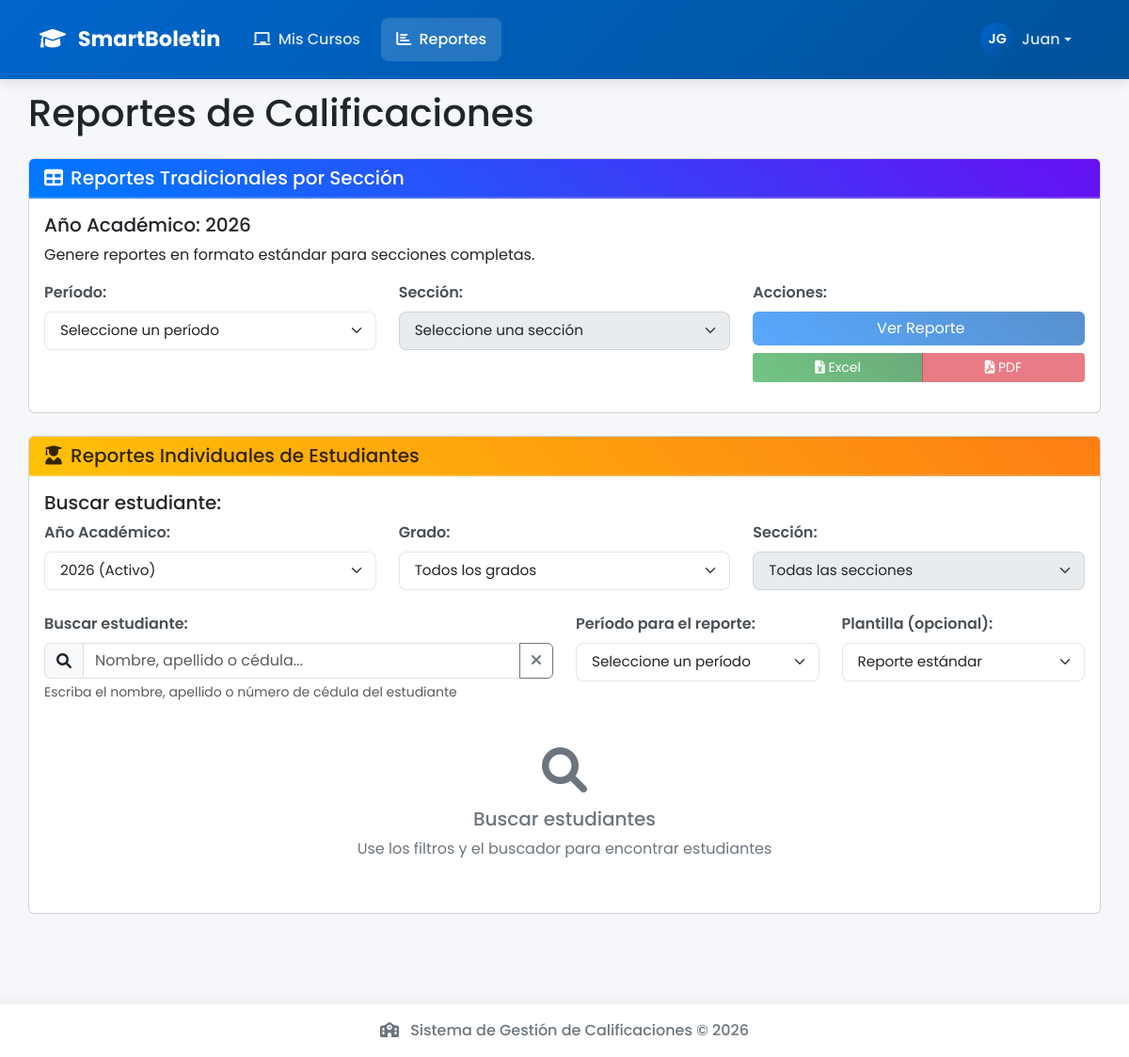
/reports/ (signed in), run on the app's committed database.
### app/models/users.py (models this page shows, shortened)
class User(UserMixin, db.Model):
    __tablename__ = 'users'
    id = db.Column(db.Integer, primary_key=True)
    identification_number = db.Column(db.String(20), index=True, unique=True, nullable=True)  # Cédula
    username = db.Column(db.String(64), index=True, unique=True, nullable=True)  # Ahora puede ser nulo
    email = db.Column(db.String(120), index=True, unique=True, nullable=False)
    password_hash = db.Column(db.String(128), nullable=True)  # Puede ser nulo inicialmente
    first_name = db.Column(db.String(64), nullable=False)
    last_name = db.Column(db.String(64), nullable=False)
    role = db.Column(db.String(20), nullable=False, default='teacher')
    is_active = db.Column(db.Boolean, default=True)
    is_registered = db.Column(db.Boolean, default=False)  # Indica si el usuario ha completado su registro
    created_at = db.Column(db.DateTime, default=datetime.utcnow)
    last_login = db.Column(db.DateTime, nullable=True)
    teacher_profile = db.relationship('Teacher', backref='user', uselist=False, cascade='all, delete-orphan')
    admin_profile = db.relationship('Admin', backref='user', uselist=False, cascade='all, delete-orphan')
    def is_admin(self):
        return self.role == 'admin'
    def is_teacher(self):
        return self.role == 'teacher'

### app/models/academic.py (models this page shows, shortened)
class AcademicYear(db.Model):
    __tablename__ = 'academic_years'
    id = db.Column(db.Integer, primary_key=True)
    name = db.Column(db.String(64), nullable=False)
    start_date = db.Column(db.Date, nullable=False)
    end_date = db.Column(db.Date, nullable=False)
    is_active = db.Column(db.Boolean, default=False)
    created_at = db.Column(db.DateTime, default=datetime.utcnow)
    periods = db.relationship('Period', backref='academic_year', lazy='dynamic', cascade='all, delete-orphan')
    teacher_assignments = db.relationship('TeacherAssignment', backref='academic_year', lazy='dynamic', cascade='all, delete-orphan')

### app/routes/reports.py (the view, shortened to what this page needs)
@reports.route('/')
@login_required
def index():
    active_year = AcademicYear.query.filter_by(is_active=True).first()
    periods = active_year.periods.order_by(Period.start_date).all()
    sections = Section.query.join(Grade).order_by(Grade.name, Section.name).all()
    academic_years = AcademicYear.query.order_by(AcademicYear.start_date.desc()).all()
    grades = Grade.query.order_by(Grade.name).all()
    templates = ExcelTemplate.query.filter_by(is_active=True).order_by(ExcelTemplate.name).all()
    return render_template('reports/index.html',
                         active_year=active_year,
                         periods=periods,
                         sections=sections,
                         academic_years=academic_years,
                         grades=grades,
                         templates=templates)  # NUEVO

### app/templates/reports/index.html (shortened to what this page needs)
{% extends "base.html" %}
{% block content %}
<h1 class="mb-4">Reportes de Calificaciones</h1>
{% if active_year %}
    <div class="card mb-4">
        <div class="card-header bg-primary text-white">
            <h5 class="mb-0">
                <i class="fas fa-table me-2"></i>Reportes Tradicionales por Sección
            </h5>
        </div>
        <div class="card-body">
            <h5 class="card-title">Año Académico: {{ active_year.name }}</h5>
            <p class="card-text">Genere reportes en formato estándar para secciones completas.</p>
            <div class="row">
                <div class="col-md-4">
                    <div class="mb-3">
                        <label class="form-label">Período:</label>
                        <select id="period-select" class="form-select">
                            <option value="">Seleccione un período</option>
                        </select>
                    </div>
                </div>
                <div class="col-md-4">
                    <div class="mb-3">
                        <label class="form-label">Sección:</label>
                        <select id="section-select" class="form-select" disabled>
                            <option value="">Seleccione una sección</option>
                        </select>
                    </div>
                </div>
                <div class="col-md-4">
                    <div class="mb-3">
                        <label class="form-label">Acciones:</label>
                        <div class="d-grid gap-2">
                            <button id="view-report-btn" class="btn btn-primary" disabled>
                                 Ver Reporte
                            </button>
                            <div class="btn-group" role="group">
                                <button id="export-excel-btn" class="btn btn-success btn-sm" disabled>
                                    <i class="fas fa-file-excel"></i> Excel
                                </button>
                                <button id="export-pdf-btn" class="btn btn-danger btn-sm" disabled>
                                    <i class="fas fa-file-pdf"></i> PDF
                                </button>
                            </div>
                        </div>
                    </div>
                </div>
            </div>
        </div>
    </div>
    <div class="card">
        <div class="card-header bg-warning text-dark">
            <h5 class="mb-0">
                <i class="fas fa-user-graduate me-2"></i>Reportes Individuales de Estudiantes
            </h5>
        </div>
        <div class="card-body">
            <h5 class="card-title">Buscar estudiante:</h5>
            <div class="row mb-4">
                <div class="col-md-4">
                    <label class="form-label">Año Académico:</label>
                    <select id="student-year-select" class="form-select">
                        {% for year in academic_years %}
                            <option value="{{ year.id }}" {% if year.is_active %}selected{% endif %}>
                                {{ year.name }} {% if year.is_active %}(Activo){% endif %}
                            </option>
                        {% endfor %}
                    </select>
                </div>
                <div class="col-md-4">
                    <label class="form-label">Grado:</label>
                    <select id="student-grade-select" class="form-select">
                        <option value="">Todos los grados</option>
                    </select>
                </div>
                <div class="col-md-4">
                    <label class="form-label">Sección:</label>
                    <select id="student-section-select" class="form-select" disabled>
                        <option value="">Todas las secciones</option>
                    </select>
                </div>
            </div>
            <div class="row mb-4">
                <div class="col-md-6">
                    <label class="form-label">Buscar estudiante:</label>
                    <div class="input-group">
                        <span class="input-group-text">
                            <i class="fas fa-search"></i>
                        </span>
                        <input type="text" id="student-search-input" class="form-control"
                               placeholder="Nombre, apellido o cédula..." autocomplete="off">
                        <button class="btn btn-outline-secondary" type="button" id="clear-search">
                            <i class="fas fa-times"></i>
                        </button>
                    </div>
                    <div class="form-text">
                        <span id="search-help-text">Escriba el nombre, apellido o número de cédula del estudiante</span>
                    </div>
                </div>
                <div class="col-md-3">
                    <label class="form-label">Período para el reporte:</label>
                    <select id="student-period-select" class="form-select">
                        <option value="">Seleccione un período</option>
                    </select>
                </div>
                <div class="col-md-3">
                    <label class="form-label">Plantilla (opcional):</label>
                    <select id="student-template-select" class="form-select">
                        <option value="">Reporte estándar</option>
                    </select>
                </div>
            </div>
            <div id="initial-message">
                <div class="text-center py-4">
                    <i class="fas fa-search fa-3x text-muted mb-3"></i>
                    <h5 class="text-muted">Buscar estudiantes</h5>
                    <p class="text-muted">Use los filtros y el buscador para encontrar estudiantes</p>
                </div>
            </div>
        </div>
    </div>
{% else %}
    <div class="permanent-alert permanent-alert-warning">
        <i class="bi bi-exclamation-triangle"></i> No hay un año académico activo. Contacte al administrador.
    </div>
{% endif %}
{% endblock %}

### app/templates/base.html (shortened to what this page needs)
<!DOCTYPE html>
<html lang="es">
<head>
    <link href="https://cdn.jsdelivr.net/npm/bootstrap@5.3.0-alpha1/dist/css/bootstrap.min.css" rel="stylesheet">
    <link rel="stylesheet" href="https://cdn.jsdelivr.net/npm/bootstrap-icons@1.10.3/font/bootstrap-icons.css">
    <link rel="stylesheet" href="https://cdnjs.cloudflare.com/ajax/libs/font-awesome/6.0.0/css/all.min.css">
    <link rel="stylesheet" href="{{ url_for('static', filename='css/style.css') }}">
    <link rel="stylesheet" href="https://cdnjs.cloudflare.com/ajax/libs/font-awesome/6.0.0/css/all.min.css">
    <link rel="stylesheet" href="{{ url_for('static', filename='css/style.css') }}">
</head>
<body>
    <nav class="navbar navbar-expand-lg navbar-dark fixed-top">
        <div class="container">
            <a class="navbar-brand" href="/">
                <i class="fas fa-graduation-cap me-2"></i>
                SmartBoletin
            </a>
            <div class="collapse navbar-collapse" id="navbarNav">
                <ul class="navbar-nav me-auto">
                    {% if current_user.is_authenticated %}
                        {% if current_user.is_admin() %}
                            <li class="nav-item">
                                <a class="nav-link {% if request.endpoint == 'admin.dashboard' %}active{% endif %}" href="{{ url_for('admin.dashboard') }}">
                                    <i class="fas fa-tachometer-alt me-1"></i> Panel
                                </a>
                            </li>
                            <li class="nav-item">
                                <a class="nav-link {% if request.endpoint == 'admin.users' %}active{% endif %}" href="{{ url_for('admin.users') }}">
                                    <i class="fas fa-users me-1"></i> Usuarios
                                </a>
                            </li>
                            <li class="nav-item">
                                <a class="nav-link {% if request.endpoint == 'admin.academic_years' %}active{% endif %}" href="{{ url_for('admin.academic_years') }}">
                                    <i class="fas fa-calendar-alt me-1"></i> Años Académicos
                                </a>
                            </li>
                            <li class="nav-item dropdown">
                                <a class="nav-link dropdown-toggle" href="#" role="button" data-bs-toggle="dropdown">
                                    <i class="fas fa-book me-1"></i> Académico
                                </a>
                                <ul class="dropdown-menu">
                                    <li><a class="dropdown-item" href="{{ url_for('admin.grades') }}">
                                        <i class="fas fa-graduation-cap me-2"></i> Grados
                                    </a></li>
                                    <li><a class="dropdown-item" href="{{ url_for('admin.subjects') }}">
                                        <i class="fas fa-book-open me-2"></i> Asignaturas
                                    </a></li>
                                    <li><a class="dropdown-item" href="{{ url_for('admin.students') }}">
                                        <i class="fas fa-user-graduate me-2"></i> Estudiantes
                                    </a></li>
                                    <li><a class="dropdown-item" href="{{ url_for('admin.assignments') }}">
                                        <i class="fas fa-chalkboard-teacher me-2"></i> Asignaciones
                                    </a></li>
                                    <li>
                                        <a class="dropdown-item {% if request.endpoint == 'templates.index' %}active{% endif %}" href="{{ url_for('templates.index') }}">
                                            <i class="fas fa-file-excel me-1"></i> Plantillas
                                        </a>
                                    </li>
                                </ul>
                            </li>
                        {% elif current_user.is_teacher() %}
                            <li class="nav-item">
                                <a class="nav-link {% if request.endpoint == 'teacher.dashboard' %}active{% endif %}" href="{{ url_for('teacher.dashboard') }}">
                                    <i class="fas fa-chalkboard me-1"></i> Mis Cursos
                                </a>
                            </li>
                        {% endif %}
                        <li class="nav-item">
                            <a class="nav-link {% if request.endpoint == 'reports.index' %}active{% endif %}" href="{{ url_for('reports.index') }}">
                                <i class="fas fa-chart-bar me-1"></i> Reportes
                            </a>
                        </li>
                    {% endif %}
                </ul>
                <ul class="navbar-nav">
                    {% if current_user.is_authenticated %}
                        <li class="nav-item dropdown">
                            <a class="nav-link dropdown-toggle nav-user" href="#" role="button" data-bs-toggle="dropdown">
                                <div class="user-avatar">
                                    {{ current_user.first_name[0] }}{{ current_user.last_name[0] }}
                                </div>
                                {{ current_user.first_name }}
                            </a>
                        </li>
                    {% else %}
                        <li class="nav-item">
                            <a class="nav-link" href="{{ url_for('auth.login') }}">
                                <i class="fas fa-sign-in-alt me-1"></i> Iniciar Sesión
                            </a>
                        </li>
                    {% endif %}
                </ul>
            </div>
        </div>
    </nav>
    <div class="container main-container">
        {% block content %}{% endblock %}
    </div>
    <footer class="footer py-3">
        <div class="container text-center">
            <span class="text-muted">
                <i class="fas fa-school me-2"></i>
                Sistema de Gestión de Calificaciones &copy; {{ now.year }}
            </span>
        </div>
    </footer>
</body>
</html>

### data on the page
User: first_name "J", last_name "G", first_name "Juan"
AcademicYear: name "2026"

### other printed values
form field value "2026 (Activo)"
